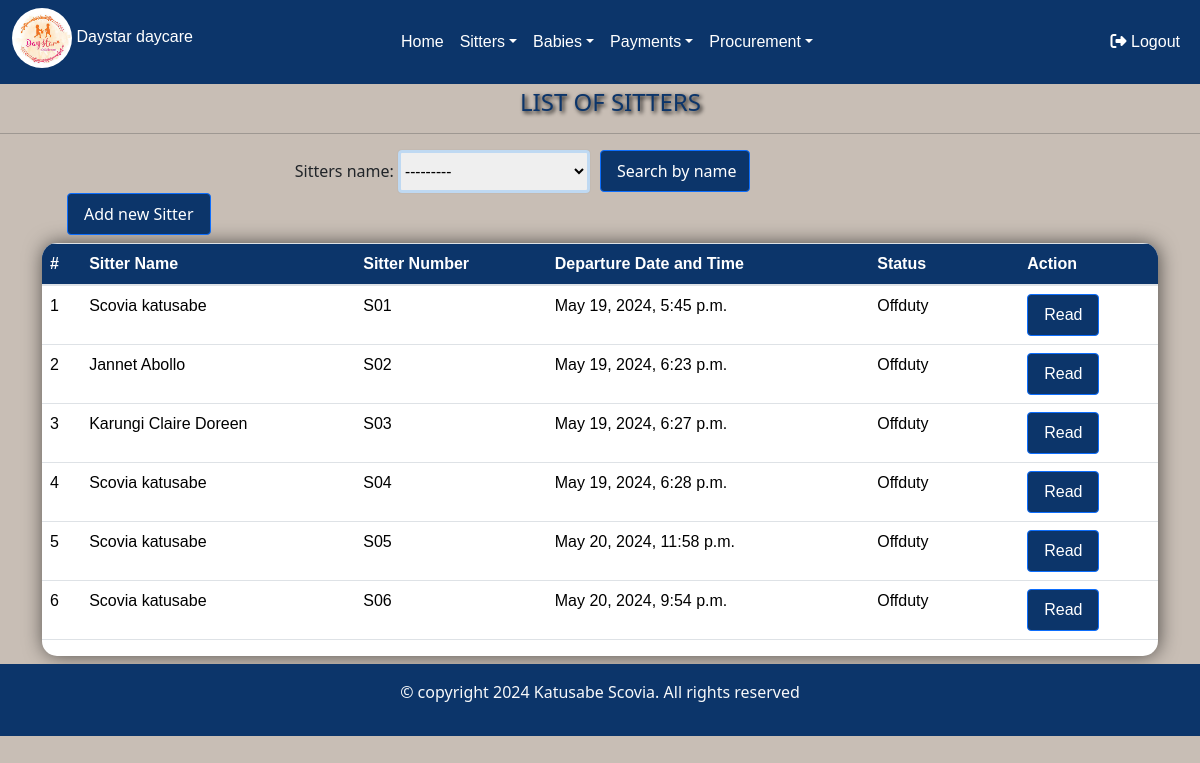
Page /sitterdeparture/ on the committed database.
### day/models.py (models this page shows, shortened)
class Sitter_departure(models.Model):
    sitters_name=models.ForeignKey(Sitter_arrival, on_delete=models.CASCADE)
    date_of_departure=models.DateTimeField()
    created_at=models.DateTimeField(auto_now_add=True, null=True)
    status=models.CharField(choices=[('Offduty', 'Offduty')], max_length=100,null=True)

class Sitter_arrival(models.Model):
    sitter_name=models.ForeignKey(Sitterform, on_delete=models.CASCADE)
    date_of_arrival=models.DateTimeField()
    Attendancestatus=models.CharField(choices=[('onduty', 'onduty')], max_length=100)
    created_at=models.DateTimeField(auto_now_add=True, null=True)
    def __str__(self):
        return str(self.sitter_name)

class Sitterform(models.Model):
    name=models.CharField(max_length=200)
    gender=models.CharField(choices=[('male', 'Male'),('Female', 'Female')], max_length=100)
    location=models.CharField(choices=[('kabalagala', 'kabalagala')], max_length=100)
    date_of_birth=models.DateField(default=timezone.now)
    next_of_kin=models.CharField( max_length=200)
    national_identification_number=models.CharField(max_length=200,validators=[NINvalidate])
    recommenders_name=models.CharField(max_length=200)
    religon=models.CharField(max_length=200,null=True, blank=True)
    level_of_education=models.CharField( choices=[('Diploma','Diploma'),('Highschool certificate','Highschool certificate'),('Others','Others')],max_length=200)
    contacts=models.CharField(max_length=100,validators=[contactvalidate])
    date=models.DateField(default=timezone.now)
    def __str__(self):
        return self.name

### day/views.py (the view)
# urls.py: path('sitterdeparture/', views.sitterdeparture, name='sitterdeparture'),
def sitterdeparture(request):
    sitters=Sitter_departure.objects.all().order_by('id')
    sitter_filters=Sitter_departureFilter(request.GET,queryset=sitters)
    sitters=sitter_filters.qs
    return render(request,'sitterdeparture.html',{'sitters':sitters,'sitter_filters':sitter_filters})

### day/templates/sitterdeparture.html (shortened to what this page needs)
{% extends 'base.html' %}
{% load static %}
{% block content%}
</head>
<body>
<h4 class="mb-3">LIST OF SITTERS </h4><hr>
<div class="search">
<form action="" method="GET"style="">
    {{sitter_filters.form}}
    <input type="submit" value="Search by name" class="btn btn-primary" style="width:150px"/>
    </form>
</div>
<div class="container">
<a href="/addsitter" class="btn btn-primary mb-2" style="margin-left:25px;">Add new Sitter</a>
<div class="table-container">
<div class="table-responsive">
    <table id="dataTable" class="table table-stripped table-hover">
        <thead class="frame">
            <tr>
                <th scope="col">#</th>
                <th scope="col"> Sitter Name</th>
                <th scope="col">Sitter Number</th>
                <th scope="col"> Departure Date and Time </th>
                <th scope="col">Status</th>
                <th scope="col">Action</th>
            </tr>
        </thead>
        <tbody>
            {% for sitter in sitters %}
            <tr>
                <td>{{ sitter.id }}</td>
                <td>{{ sitter.sitters_name}}</td>
                <td>S0{{ sitter.id }}</td>
                <td>{{ sitter.date_of_departure }}</td>
                <td>{{ sitter.status }}</td>
                <td>
                    <a href="{% url 'readsitter' id=sitter.id  %}"  class="btn btn-primary ">Read</a></td>
            </tr>
            {% endfor %}
        </tbody>
    </table>
</div>
</div>
</div>
{% endblock %}

### day/templates/sitterdeparture.html (style rules this page uses)
.frame th { background-color: #0c356a; color:white; }
input { width: 50%; }
.table-responsive { box-shadow: 0 0 20px rgba(0, 0, 0, 0.1); }
h4 { margin-left: 520px; margin-top: 5.5rem; color: #0c356a; text-shadow: 2px 2px 4px #000000; }
body { background-color: #c8beb5; }
.btn-primary { background-color: #094f9f; }
.btn { background-color: #0c356a; color: white; transition: background-color 0.7s; text-decoration: none; padding: 8px 16px; border-radius: 4px; }
.table th:nth-child(5), .table td:nth-child(5) { width: 150px; }
.table-container { box-shadow: 1px 0px 20px -1px rgba(0,0,0,0.65); overflow-x: auto; max-width: 100%; border-radius: i5px; background-color: white; border-radius: 15px; font-family:sans-serif; }
.search { display: flex; align-items: center; justify-content: flex-end; margin-right: 450px; }
.search form { display: flex; align-items: center; margin-bottom: 0; }
.search form input[type="submit"] { margin-left: 10px; }
select[name="sitters_name"] { border: 3px solid rgba(0, 128, 255, 0.2); box-shadow: 0 0 0.1rem rgba(0, 0, 0, 0.1); transition: border-color 0.3s, box-shadow 0.3s; border-radius: 4px; padding:0.4rem 0; }

### rows in the picture
Sitter_departure: id "1", sitters_name "Scovia katusabe", date_of_departure "May 19, 2024, 5:45 p.m.", status "Offduty"
Sitter_departure: id "2", sitters_name "Jannet Abollo", date_of_departure "May 19, 2024, 6:23 p.m.", status "Offduty"
Sitter_departure: id "3", sitters_name "Karungi Claire Doreen", date_of_departure "May 19, 2024, 6:27 p.m.", status "Offduty"
Sitter_departure: id "4", sitters_name "Scovia katusabe", date_of_departure "May 19, 2024, 6:28 p.m.", status "Offduty"
Sitter_departure: id "5", sitters_name "Scovia katusabe", date_of_departure "May 20, 2024, 11:58 p.m.", status "Offduty"
Sitter_departure: id "6", sitters_name "Scovia katusabe", date_of_departure "May 20, 2024, 9:54 p.m.", status "Offduty"
